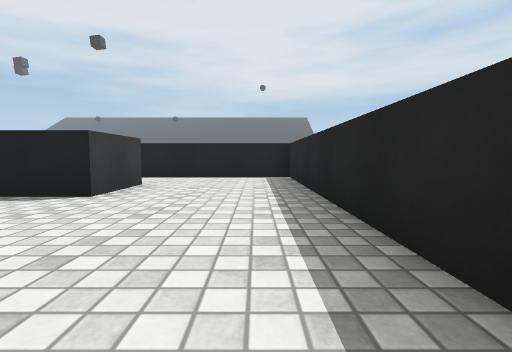
view 1 (above)

19 first-person views from a walk through a scene from a Unity 3-D project. The camera is 0.61 m above the floor, tilts 4° down and sees 85° across. The floor is counted in squares, 1 m on a side. Each view is taken from the middle of a square. On the plan, view 1 faces up. The plan holds only what a view shows up to about 9 squares ahead; the rest is blank. The place goes on beyond the plan. The player is left out. Surface patterns are stand-ins for the level's own textures.

view 2
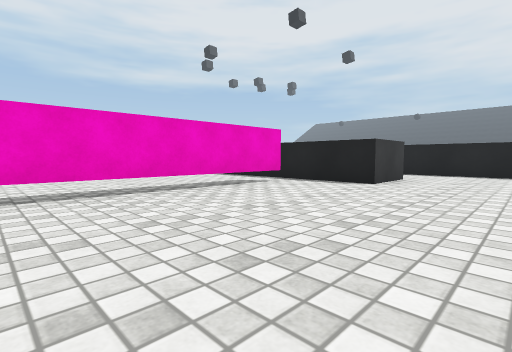

view 3
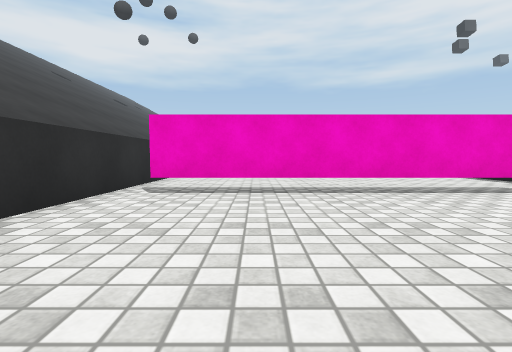

view 4
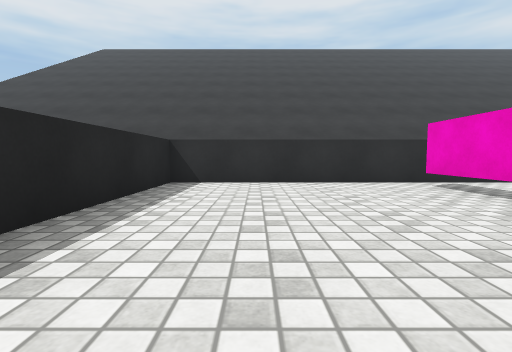

view 5
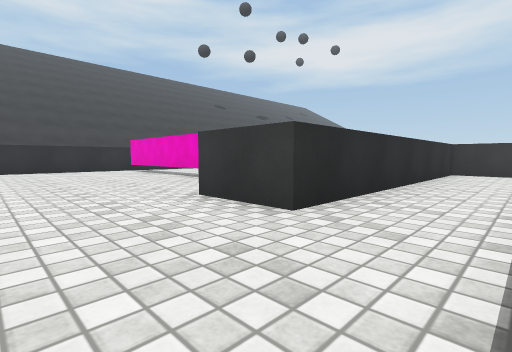

view 6
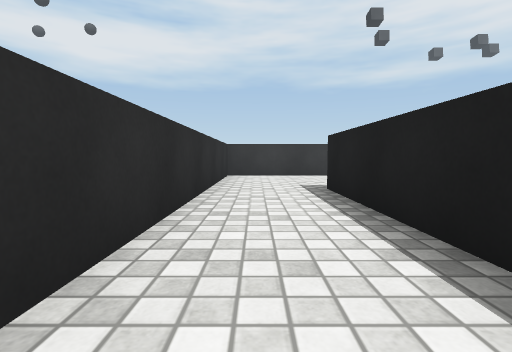

view 7
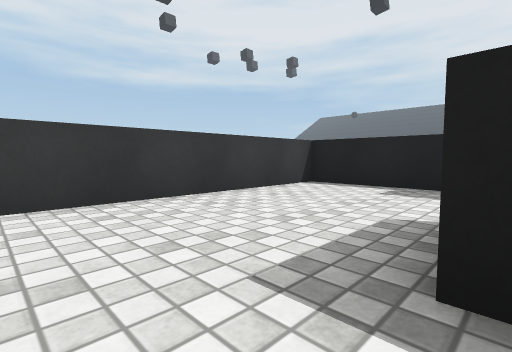

view 8
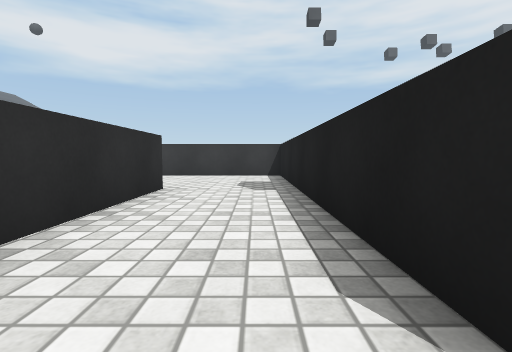

view 9
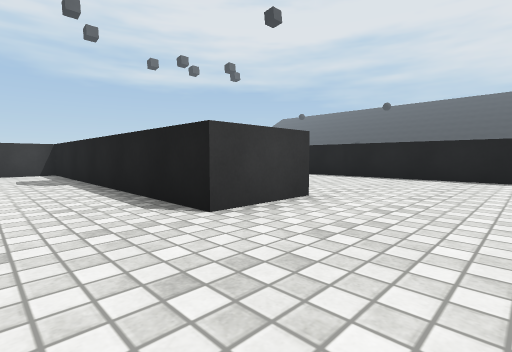

view 10
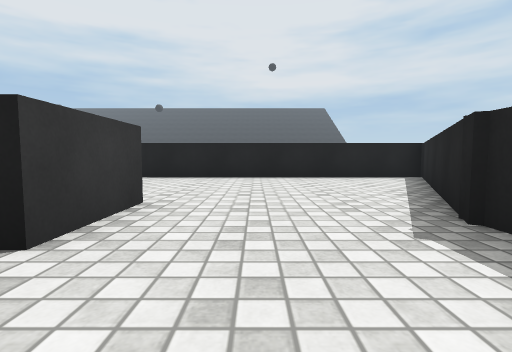

view 11
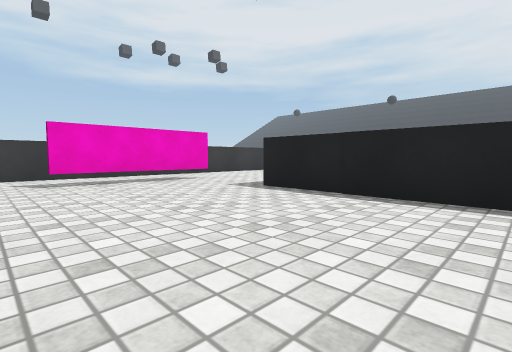

view 12
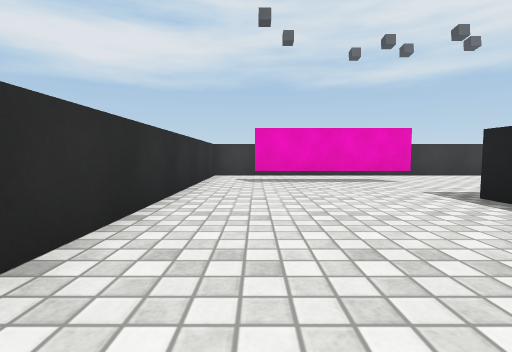

view 13
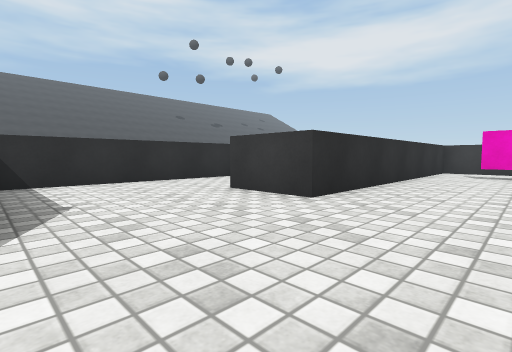

view 14
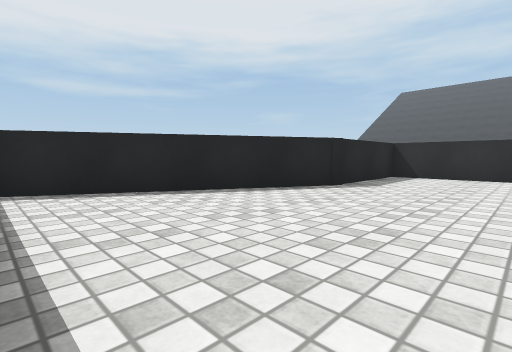

view 15
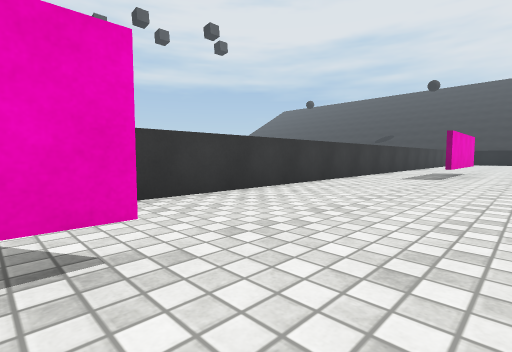

view 16
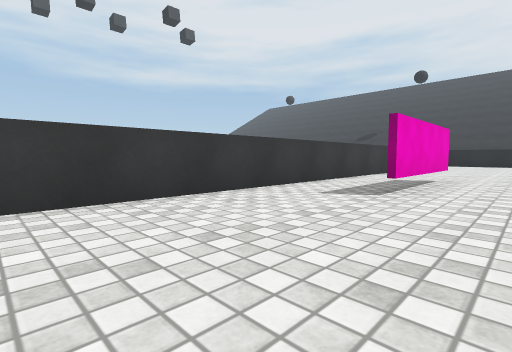

view 17
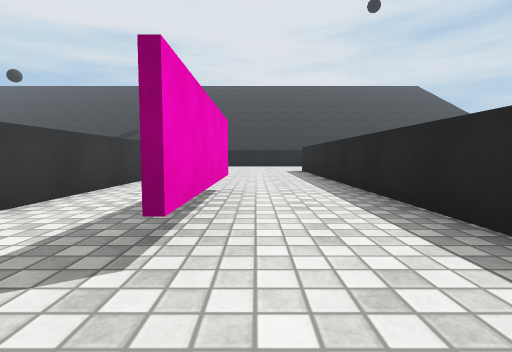

view 18
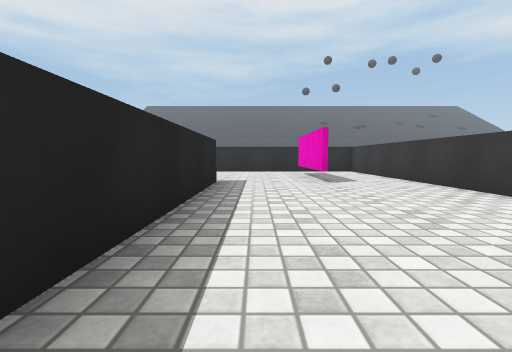

view 19
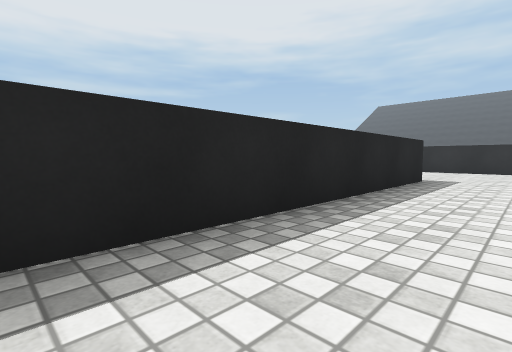

### Floor plan
Key: @ floor where view 1 was taken; # wall or solid block; . floor; T thing the floor can be seen under or through.
Columns run from 11 left of view 1 to 4 right of it. Each row starts with its distance up from view 1.
 35   ...#
 34   ...#
 33 # ...#
 32 #....#
 31 #.#..#
 30 #.#..#
 29 #.#..#
 28 #.#..#
 27 #....#
 26 #....#
 25 #....#
 24 #....#
 23 #....#
 22 #....#
 21 #....#
 20 #....###########
 19 #.T............#
 18 #.T............#
 17 #.T...........##
 16 #.T...........#
 15 #............##
 14 #########....#
 13 #########...##
 12 #...........#
 11 #...........#
 10 #...#########
  9 #...#########
  8 #...........#
  7 #...........#
  6 #########...#
  5       ###...#
  4    .........#
  3    ...T.....#
  2    ...T.....#
  1    ...T.....#
  0    ...T....@#
 -1    ...T.....#
 -2    ...T.....#
 -3    ...T.....#
 -4    .........#
 -5     #########

Positions as (right, up) in squares from view 1, and headings:
1: (0, 0), facing up
2: (0, -2), facing up-left
3: (0, -2), facing left
4: (-1, 2), facing down
5: (0, 8), facing down-left
6: (-2, 7), facing left
7: (-7, 7), facing up-left
8: (-2, 12), facing left
9: (0, 11), facing up-left
10: (-1, 11), facing up
11: (-2, 15), facing up-left
12: (-2, 16), facing left
13: (1, 17), facing down-left
14: (-2, 19), facing down-right
15: (-7, 19), facing up-left
16: (-7, 23), facing up-left
17: (-8, 26), facing up
18: (-7, 26), facing down
19: (-8, 27), facing down-right
